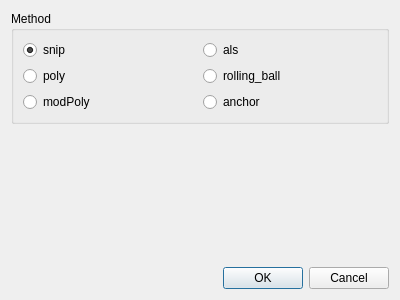
<?xml version="1.0" encoding="UTF-8"?>
<ui version="4.0">
 <class>baselineWidget</class>
 <widget class="QWidget" name="baselineWidget">
  <property name="geometry">
   <rect>
    <x>0</x>
    <y>0</y>
    <width>400</width>
    <height>300</height>
   </rect>
  </property>
  <property name="windowTitle">
   <string>Baseline</string>
  </property>
  <property name="autoFillBackground">
   <bool>true</bool>
  </property>
  <layout class="QVBoxLayout" name="verticalLayout">
   <item>
    <widget class="QGroupBox" name="groupBox">
     <property name="autoFillBackground">
      <bool>true</bool>
     </property>
     <property name="title">
      <string>Method</string>
     </property>
     <layout class="QGridLayout" name="gridLayout">
      <item row="1" column="1">
       <widget class="QRadioButton" name="rollingButton">
        <property name="text">
         <string>rolling_ball</string>
        </property>
       </widget>
      </item>
      <item row="0" column="1">
       <widget class="QRadioButton" name="alsButton">
        <property name="text">
         <string>als</string>
        </property>
       </widget>
      </item>
      <item row="0" column="0">
       <widget class="QRadioButton" name="snipButton">
        <property name="text">
         <string>snip</string>
        </property>
        <property name="checked">
         <bool>true</bool>
        </property>
       </widget>
      </item>
      <item row="1" column="0">
       <widget class="QRadioButton" name="polyButton">
        <property name="text">
         <string>poly</string>
        </property>
       </widget>
      </item>
      <item row="2" column="0">
       <widget class="QRadioButton" name="modPolyButton">
        <property name="text">
         <string>modPoly</string>
        </property>
       </widget>
      </item>
      <item row="2" column="1">
       <widget class="QRadioButton" name="anchorButton">
        <property name="text">
         <string>anchor</string>
        </property>
       </widget>
      </item>
     </layout>
    </widget>
   </item>
   <item>
    <spacer name="verticalSpacer">
     <property name="orientation">
      <enum>Qt::Orientation::Vertical</enum>
     </property>
     <property name="sizeHint" stdset="0">
      <size>
       <width>20</width>
       <height>40</height>
      </size>
     </property>
    </spacer>
   </item>
   <item>
    <widget class="QDialogButtonBox" name="buttonBox">
     <property name="locale">
      <locale language="English" country="UnitedStates"/>
     </property>
     <property name="standardButtons">
      <set>QDialogButtonBox::StandardButton::Cancel|QDialogButtonBox::StandardButton::Ok</set>
     </property>
    </widget>
   </item>
  </layout>
 </widget>
 <resources/>
 <connections/>
</ui>
